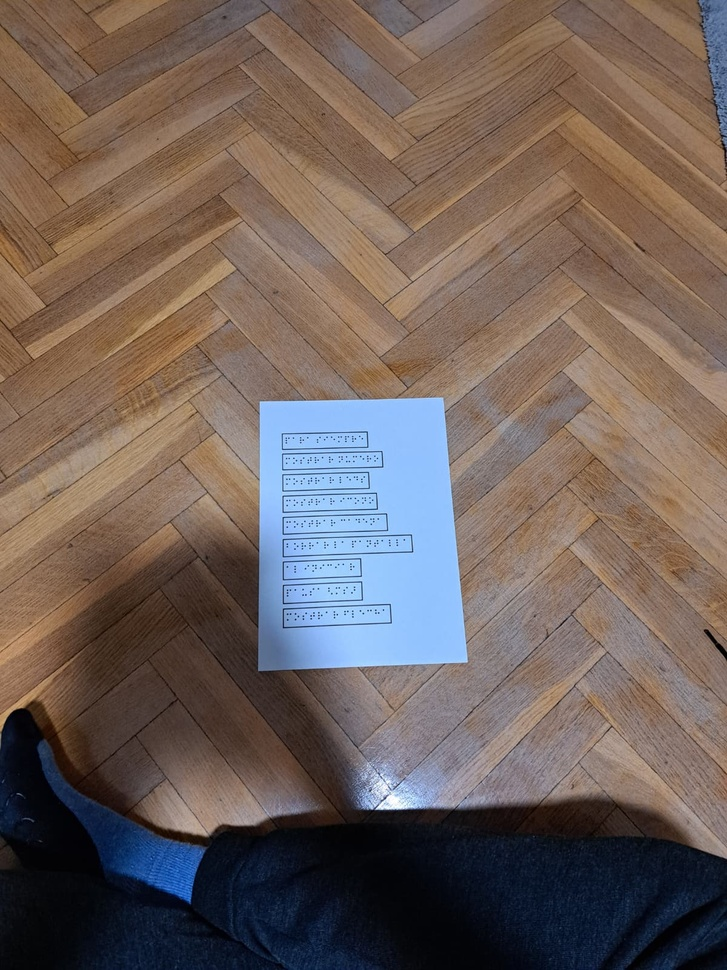
#> input picture BrailleReader/6.jpeg, 727 x 970 px, shrunk from 1200 x 1600 before the run, found by its file name
$ python BrailleOCR.py
#> lines starting #> are read from the running program, lines starting #| are printed output that depends on the picture; after the words box and inside, x2 and y2 are one past the last pixel; in counts of white or black regions, pixels touching at a corner belong together
import cv2

import numpy as np


braille_dict = {

    '000000': '',

    '100000': 'a',

    '110000': 'b',

    '100100': 'c',

    '100110': 'd',

    '100010': 'e',

    '110100': 'f',

    '110110': 'g',

    '110010': 'h',

    '010100': 'i',

    '010110': 'j',

    '101000': 'k',

    '111000': 'l',

    '101100': 'm',

    '101110': 'n',

    '110111': 'ñ',

    '101010': 'o',

    '111100': 'p',

    '111110': 'q',

    '111010': 'r',

    '011100': 's',

    '011110': 't',

    '101001': 'u',

    '111001': 'v',

    '010111': 'w',

    '101101': 'x',

    '101111': 'y',

    '101011': 'z'

}


def analizar_celda(caja, puntos_originales, max_w, max_h):

    x_caja, y_caja, w_local, h_local = caja


    celda_array = [0, 0, 0, 0, 0, 0]


    # SOLUCIÓN: Usamos las dimensiones máximas (celda completa)

    # en lugar de las dimensiones locales recortadas

    sector_w = max_w / 2

    sector_h = max_h / 3


    puntos_dentro = []

    # Usamos w_local y h_local para saber qué puntos pertenecen a esta letra

    for (px, py) in puntos_originales:

        if (x_caja <= px <= x_caja + w_local) and (y_caja <= py <= y_caja + h_local):

            puntos_dentro.append((px, py))


    for (px, py) in puntos_dentro:

        # Usamos sector_w y sector_h globales para ubicarlos en la cuadrícula

        columna = 0 if px < (x_caja + sector_w) else 1


        fila = int((py - y_caja) / sector_h)

        fila = min(fila, 2)


        indice = fila + (columna * 3)

        celda_array[indice] = 1


    return "".join(map(str, celda_array))


def procesar_imagen_braille(ruta_imagen, braille_dict):

    # 1. Cargar la imagen

#> called with ruta_imagen = 'BrailleReader/6.jpeg'
    img = cv2.imread(ruta_imagen)
#> img is the input picture: shape (970, 727, 3); mean B, G, R 91.8, 97.6, 111.6

    img_gray = cv2.cvtColor(img, cv2.COLOR_BGR2GRAY)
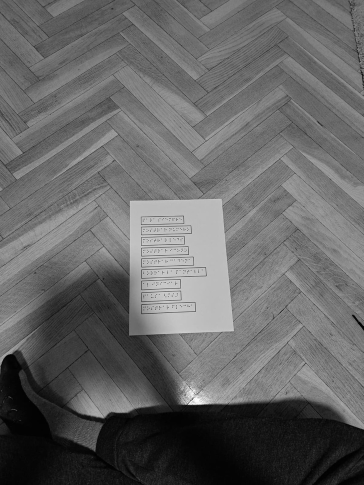
#> img_gray: shape (970, 727) (shown at 1/2 size); min 0, max 255, mean 101.1


    # 2. Preprocesamiento para resaltar los puntos (ajusta los valores según la iluminación)

    # A veces es útil un threshold adaptativo por las sombras del papel

    thresh = cv2.adaptiveThreshold(img_gray, 255,

                                   cv2.ADAPTIVE_THRESH_GAUSSIAN_C,

                                   cv2.THRESH_BINARY_INV, 11, 2)
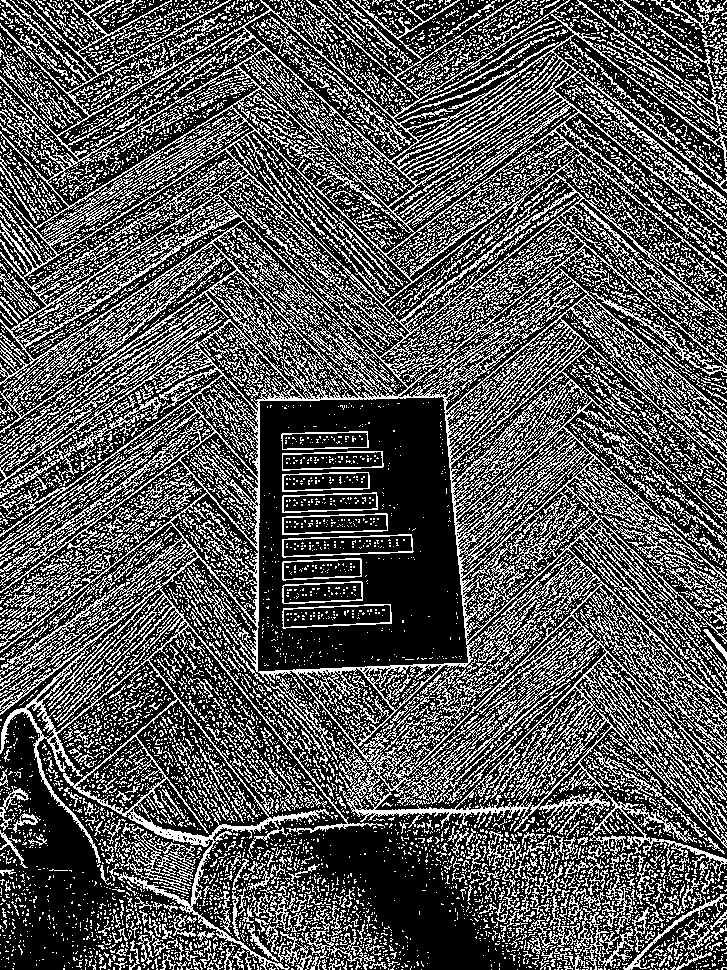
#> thresh: shape (970, 727); 33.6% white in thin lines or dots


    # 3. Encontrar contornos (los puntos)

    contornos, _ = cv2.findContours(thresh, cv2.RETR_EXTERNAL, cv2.CHAIN_APPROX_SIMPLE)
#> contornos = 6927 contours, 6551 with area under 20; largest, box (x1, y1, x2, y2) and area: (0, 0, 727, 970) 348948, (119, 823, 196, 891) 1234, (3, 565, 85, 618) 816, (590, 292, 727, 376) 759, (575, 0, 727, 132) 548


    puntos_validos = []


    # 4. Filtrar contornos por tamaño para ignorar ruido

    for c in contornos:

        area = cv2.contourArea(c)

        # Ajusta estos valores de área según la resolución de tu imagen

        if 10 < area < 500:

            # Obtener el centro del punto (x, y)

            M = cv2.moments(c)

            if M["m00"] != 0:

                cx = int(M["m10"] / M["m00"])

                cy = int(M["m01"] / M["m00"])

                puntos_validos.append((cx, cy))


                # Dibujar un círculo rojo sobre el punto detectado para depurar

                cv2.circle(img, (cx, cy), 3, (0, 0, 255), -1)
#> this loop made 6927 passes
#> (area, cx, cy) on passes 111, 166, 193, 236, 239, 251, 297, 315: (21, 377, 965), (23.5, 336, 964), (27, 314, 962), (31, 166, 962), (72, 691, 960), (27.5, 207, 958), (37, 238, 958), (31, 121, 951)
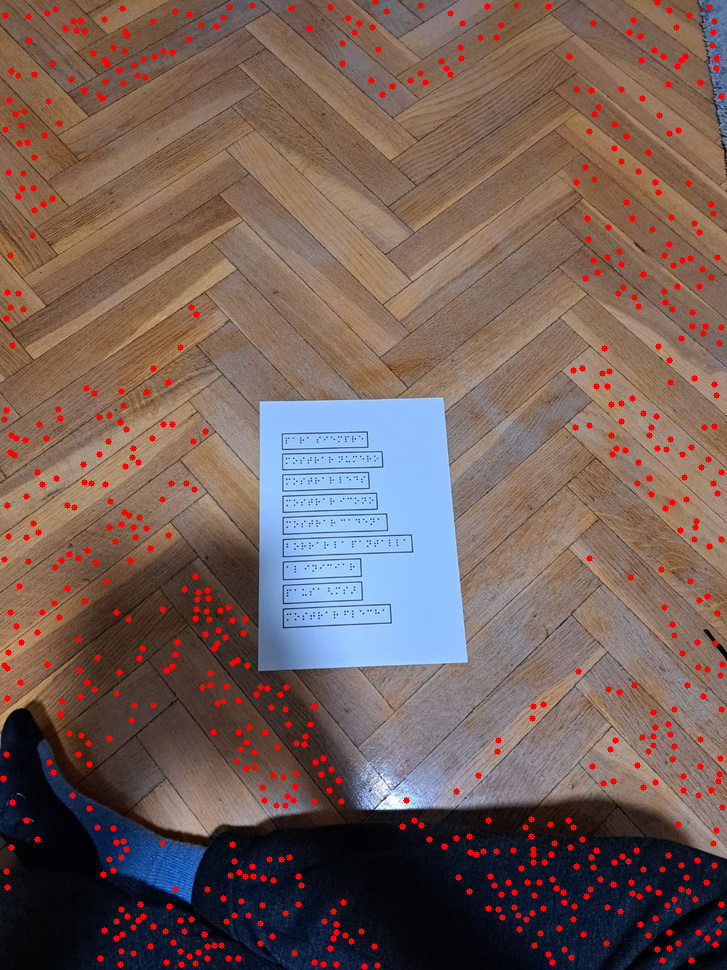
#> img: shape (970, 727, 3); 2.93% of pixels changed, all inside (x1, y1, x2, y2) = (0, 0, 726, 970)
#> after the loop, puntos_validos = 714 pairs, first value 3 to 722, second value 1 to 966


    # Mostrar el resultado de la detección

    cv2.imshow("B&W",thresh)

    cv2.imshow("Puntos Detectados", img)

    cv2.waitKey(0)

    cv2.destroyAllWindows()


    # Suponiendo que 'thresh' es tu imagen binarizada (fondo negro, puntos blancos)

    # Ajusta el tamaño del kernel (ancho, alto) según la resolución de tus fotos

    kernel = cv2.getStructuringElement(cv2.MORPH_RECT, (10, 18))

    # Suponiendo que 'img_gray' es tu imagen en escala de grises

    # Ajusta el valor del umbral (127 en este ejemplo) según tu foto

    _, thresh_invertido = cv2.threshold(img_gray, 127, 255, cv2.THRESH_BINARY_INV)
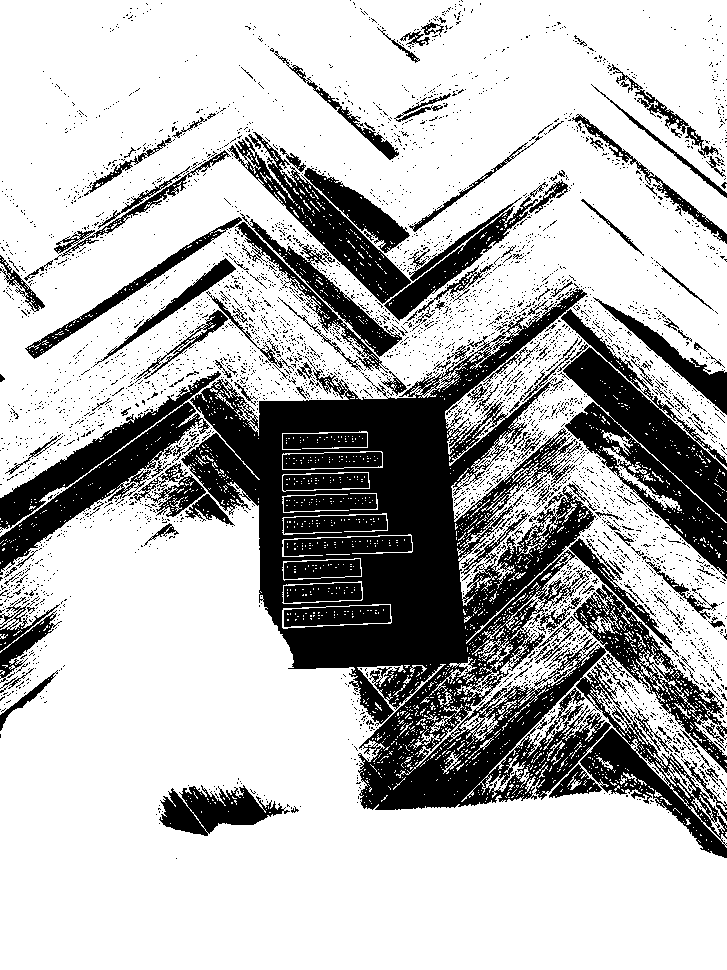
#> thresh_invertido: shape (970, 727); 72.1% white; 4178 black regions (4011 under 20 px), largest, box (x1, y1, x2, y2) and area: (181, 289, 727, 858) 107694, (561, 309, 727, 579) 15689, (0, 371, 221, 575) 11582


    # Ahora 'thresh_invertido' tendrá los puntos blancos sobre fondo negro,

    # listo para pasárselo a la dilatación.

    # Dilatamos la imagen para fusionar los puntos cercanos

    imagen_dilatada = cv2.dilate(thresh_invertido, kernel, iterations=1)
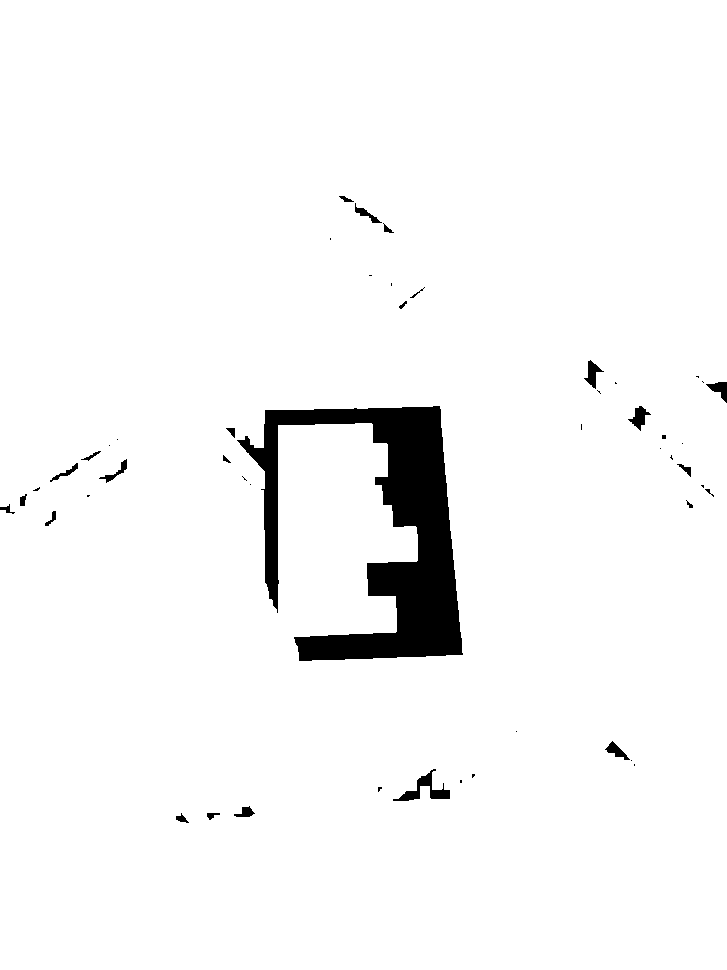
#> imagen_dilatada: shape (970, 727); 96.5% white; 50 black regions (25 under 20 px)

    contornos_celdas, _ = cv2.findContours(imagen_dilatada, cv2.RETR_EXTERNAL, cv2.CHAIN_APPROX_SIMPLE)
#> contornos_celdas = 1 contour; box (x1, y1, x2, y2) and area: (0, 0, 727, 970) 703198


    #cv2.imshow("B&W",thresh)

    cv2.imshow("Puntos Detectados", imagen_dilatada)

    cv2.waitKey(0)

    cv2.destroyAllWindows()


    cajas_letras = []

    max_w = 0

    max_h = 0


    for c in contornos_celdas:

        x, y, w, h = cv2.boundingRect(c)

        cajas_letras.append((x, y, w, h))


        # Encontramos la altura y anchura de una celda "completa" (ej. la letra 'l', 'p' o 'q')

        if w > max_w: max_w = w

        if h > max_h: max_h = h
#> this loop made 1 pass
#> (x, y, w, h, max_w, max_h) on pass 1: (0, 0, 727, 970, 727, 970)
#> after the loop, cajas_letras = [(0, 0, 727, 970)]; max_h = 970; max_w = 727


    # ¡Importante! Ordenar las cajas de arriba a abajo y de izquierda a derecha

    # para poder leer el texto en el orden correcto.

    # (Aquí necesitarías una función para ordenar por 'y' primero y luego por 'x')

    for x in cajas_letras:

        k = analizar_celda(x, puntos_validos, max_w, max_h);

        print(k)

        print(braille_dict.get(k, "?"))
#> this loop made 1 pass
#> (x_caja in analizar_celda, y_caja in analizar_celda, w_local in analizar_celda, h_local in analizar_celda, sector_w in analizar_celda, sector_h in analizar_celda, k) on pass 1: (0, 0, 727, 970, 363.5, 323.3, '111111')
#> (printed output is left out)


    return puntos_validos


# Uso:

puntos = procesar_imagen_braille("BrailleReader/6.jpeg", braille_dict)
#> puntos has the same summary as puntos_validos in procesar_imagen_braille

print(f"Se detectaron {len(puntos)} puntos.")
#| Se detectaron 714 puntos.

$ run again, with BrailleReader/1.jpeg copied over BrailleReader/6.jpeg
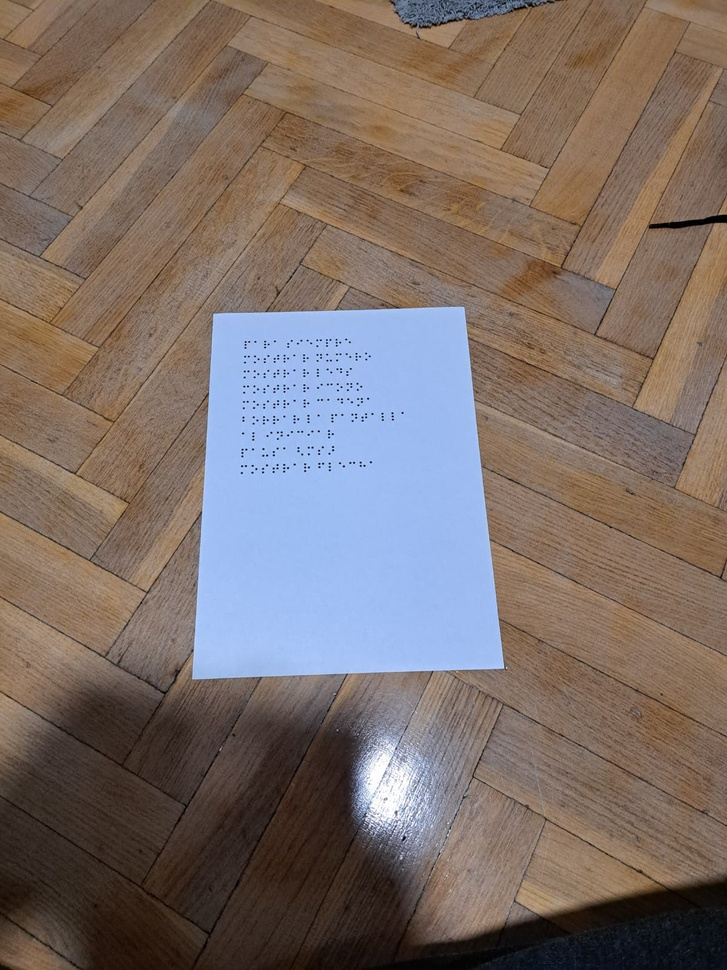
#> input picture BrailleReader/1.jpeg, 727 x 970 px, shrunk from 1200 x 1600 before the run, found by its file name
#> in procesar_imagen_braille, img is the input picture: shape (970, 727, 3); mean B, G, R 104.9, 110.4, 123.8
#> in procesar_imagen_braille, `thresh = cv2.adaptiveThreshold(img_gray, 255,  cv2.ADAPTIVE_THRESH_GAU..`:
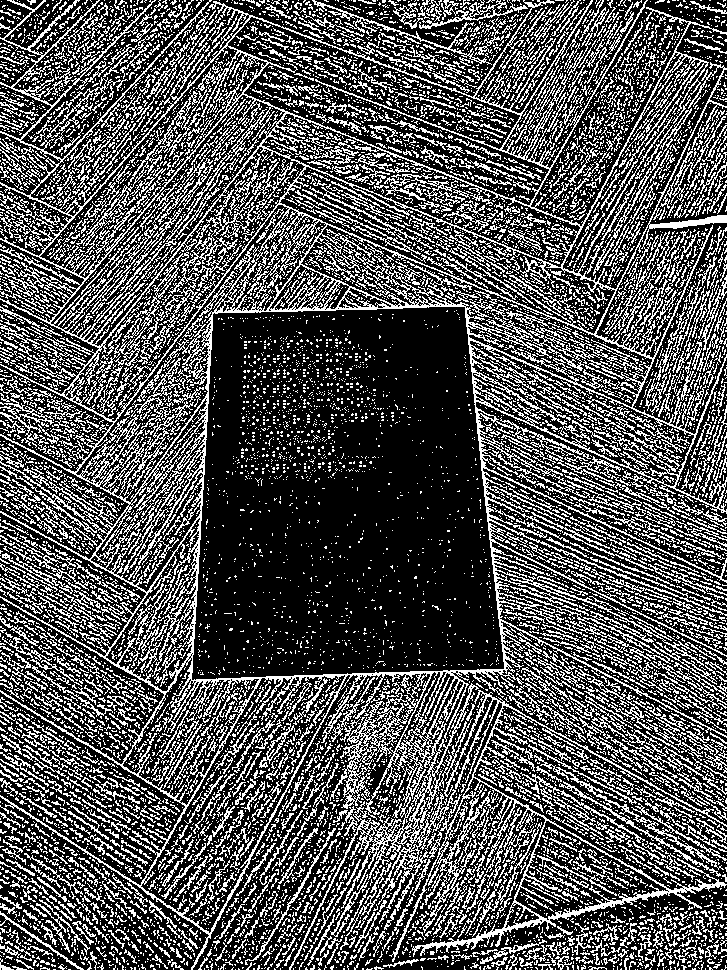
#> thresh: shape (970, 727); 32.3% white in thin lines or dots
#> contornos = 6700 contours, 6180 with area under 20; largest, box (x1, y1, x2, y2) and area: (0, 0, 727, 970) 342180, (534, 753, 727, 877) 980, (393, 0, 513, 29) 634, (622, 729, 727, 795) 506, (312, 0, 492, 65) 423
#> the loop in procesar_imagen_braille, `for c in contornos: ` made 6700 passes
#> (area, cx, cy) on passes 189, 218, 224, 225, 236, 237, 278, 317: (50, 402, 962), (28, 4, 966), (29, 524, 961), (40.5, 499, 961), (41, 561, 962), (29, 485, 959), (24, 547, 958), (21, 92, 957)
#> after the loop in procesar_imagen_braille, `for c in contornos:`: puntos_validos = 968 pairs, first value 2 to 723, second value 1 to 967
#> thresh_invertido: shape (970, 727); 70.4% white; 7180 black regions (6928 under 20 px), largest, box (x1, y1, x2, y2) and area: (129, 283, 633, 934) 126695, (294, 48, 520, 149) 5823, (634, 224, 727, 423) 5127
#> in procesar_imagen_braille, `imagen_dilatada = cv2.dilate(thresh_invertido, kernel, iterations=1)`:
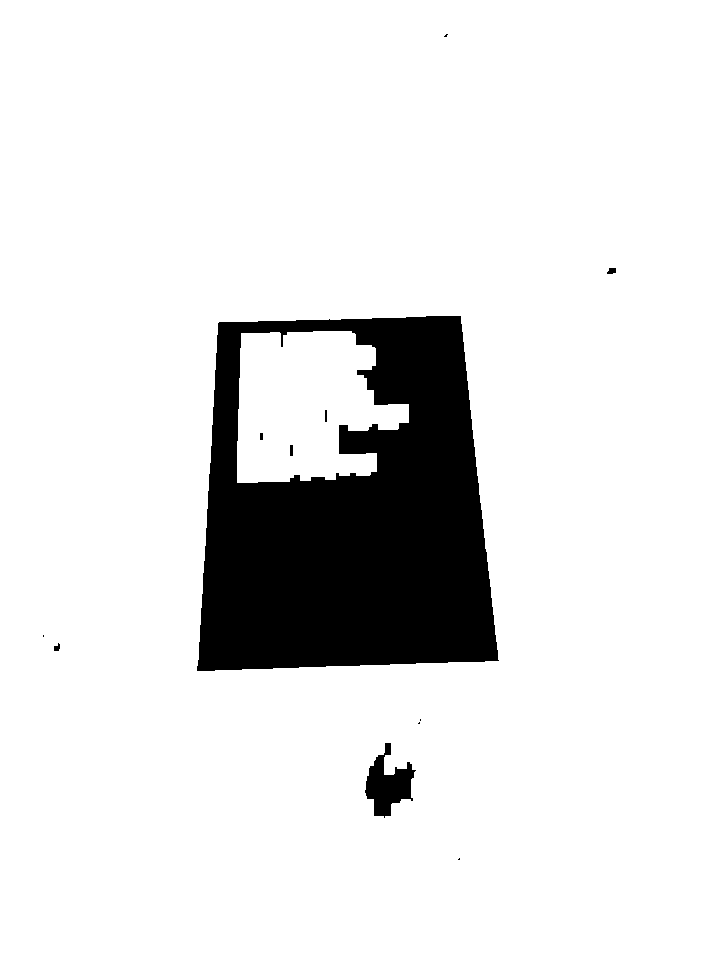
#> imagen_dilatada: shape (970, 727); 89.1% white; 12 black regions (5 under 20 px), largest, box (x1, y1, x2, y2) and area: (197, 316, 499, 671) 74625, (365, 743, 416, 818) 1873, (607, 268, 616, 274) 44
#> contornos_celdas = [[[0, 0], [0, 969], [726, 969], [726, 0]]]
#> the loop in procesar_imagen_braille, `for c in contornos_celdas: ` made 1 pass
#> (c, x, y, w, h, max_w, max_h) on pass 1: ([[0, 0], [0, 969], [726, 969], [726, 0]], 0, 0, 727, 970, 727, 970)
#> after the loop in procesar_imagen_braille, `for c in contornos_celdas:`: cajas_letras = [(0, 0, 727, 970)]; max_h = 970; max_w = 727
#> the loop in procesar_imagen_braille, `for x in cajas_letras: ` made 1 pass
#> (x_caja in analizar_celda, y_caja in analizar_celda, w_local in analizar_celda, h_local in analizar_celda, sector_w in analizar_celda, sector_h in analizar_celda, k) on pass 1: (0, 0, 727, 970, 363.5, 323.3, '111111')
#> (printed output is left out)
#> puntos has the same summary as puntos_validos in procesar_imagen_braille
#| Se detectaron 968 puntos.
